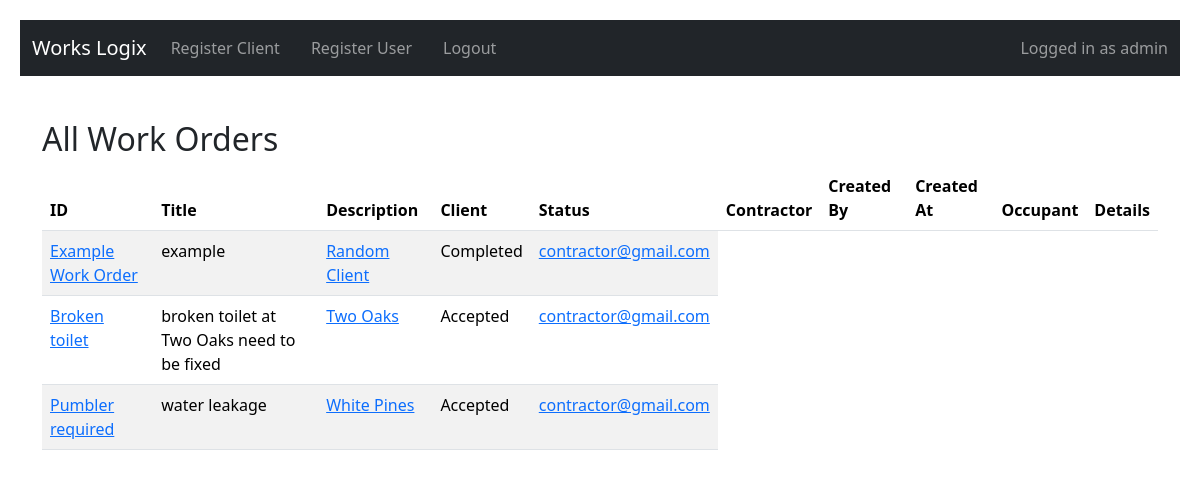
/work-orders (signed in), run on the app's committed database.
### app/models.py (models this page shows, shortened)
class User(UserMixin, db.Model):
    id = db.Column(db.Integer, primary_key=True)
    username = db.Column(db.String(64), nullable=False)
    email = db.Column(db.String(120), unique=True, nullable=False)
    password_hash = db.Column(db.String(128), nullable=False)
    role = db.Column(SQLAlchemyEnum(UserRole), nullable=False)

class WorkOrder(db.Model):
    id = db.Column(db.Integer, primary_key=True)
    title = db.Column(db.String(100), nullable=False)
    description = db.Column(db.Text, nullable=False)
    status = db.Column(SQLAlchemyEnum(WorkOrderStatus), default=WorkOrderStatus.OPEN, nullable=False)
    created_by = db.Column(db.String(100), nullable=False)
    status = db.Column(db.String(20), default='Open')
    created_at = db.Column(db.DateTime, default=datetime.utcnow)
    client_id = db.Column(db.Integer, db.ForeignKey('client.id'))
    contractor_id = db.Column(db.Integer, db.ForeignKey('user.id'), nullable=True)
    contractor = db.relationship("User", backref="accepted_work_orders")
    rejected_by = db.Column(db.Integer, nullable=True)
    completion_photo = db.Column(db.String(200), nullable=True)
    occupant_apartment = db.Column(db.String(120))
    occupant_contact = db.Column(db.String(120))
    client = db.relationship('Client', backref='work_orders')
    contractor = db.relationship('User', foreign_keys=[contractor_id])

class Client(db.Model):
    id = db.Column(db.Integer, primary_key=True)
    name = db.Column(db.String(100), nullable=False)
    address = db.Column(db.String(200), nullable=False)
    registration_number = db.Column(db.String(50), nullable=False)
    year_built = db.Column(db.Integer, nullable=False)
    number_of_units = db.Column(db.Integer, nullable=False)

### app/routes.py (the view)
@routes_bp.route('/work-orders')
@login_required
def work_orders():
    if current_user.role not in [UserRole.MANAGER, UserRole.ADMIN]:
        abort(403)
    orders = WorkOrder.query.order_by(WorkOrder.created_at.desc()).all()
    return render_template('partials/work_orders.html', orders=orders)

### app/__init__.py (called while the page is built)
@login_manager.user_loader
def load_user(user_id):
    return User.query.get(int(user_id))

def create_app():
    app = Flask(__name__)
    app.config.from_object(Config)
    db.init_app(app)
    login_manager.init_app(app)
    Migrate(app, db)
    from app.routes import routes_bp
    from app.auth import auth_bp
    app.register_blueprint(routes_bp)
    app.register_blueprint(auth_bp)
    @app.context_processor
    def inject_roles():
        return {
            'ROLE_ADMIN': UserRole.ADMIN.value,
            'ROLE_MANAGER': UserRole.MANAGER.value,
            'ROLE_CONTRACTOR': UserRole.CONTRACTOR.value
        }
    @app.context_processor
    def inject_roles():
        return {
            'ROLE_ADMIN': UserRole.ADMIN.value,
            'ROLE_MANAGER': UserRole.MANAGER.value,
            'ROLE_CONTRACTOR': UserRole.CONTRACTOR.value
        }
    return app

### app/templates/partials/work_orders.html
{% extends 'base.html' %}
{% block content %}
<h2>All Work Orders</h2>
<table class="table table-striped">
  <thead>
    <tr>
      <th>ID</th>
      <th>Title</th>
      <th>Description</th>
      <th>Client</th>
      <th>Status</th>
      <th>Contractor</th>
      <th>Created By</th>
      <th>Created At</th>
      <th>Occupant</th>
      <th>Details</th>
    </tr>
  </thead>
  <tbody>
    {% for order in orders %}
      <tr>
        <td><a href="{{ url_for('routes.work_order_detail', order_id=order.id) }}">{{ order.title }}</a></td>
        <td>{{ order.description }}</td>
        <td>
          <a href="{{ url_for('routes.client_detail', client_id=order.client.id) }}">
            {{ order.client.name }}
          </a>
        </td>
        <td>{{ order.status }}</td>
        <td>
          {% if order.contractor %}
            <a href="{{ url_for('routes.contractor_detail', contractor_id=order.contractor.id) }}">
              {{ order.contractor.email }}
            </a>
          {% else %}
            <em>Unassigned</em>
          {% endif %}
        </td>
      </tr>
    {% endfor %}
  </tbody>
</table>
{% endblock %}

### app/templates/base.html (shortened to what this page needs)
<!DOCTYPE html>
<html lang="en">
<head>
  <link rel="stylesheet" href="{{ url_for('static', filename='css/style.css') }}">
  <link href="https://cdn.jsdelivr.net/npm/bootstrap@5.3.3/dist/css/bootstrap.min.css" rel="stylesheet">
</head>
<body>
  <nav class="navbar navbar-expand-lg navbar-dark bg-dark">
    <div class="container-fluid">
      <a class="navbar-brand" href="{{ url_for('routes.home') }}">Works Logix</a>
      <div class="collapse navbar-collapse" id="navbarNav">
        <ul class="navbar-nav me-auto mb-2 mb-lg-0">
          {% if current_user.is_authenticated %}
          {% if current_user.role.value == ROLE_ADMIN %}
              <li class="nav-item">
                <a class="nav-link" href="{{ url_for('routes.register_client') }}">Register Client</a>
              </li>
              <li class="nav-item">
                <a class="nav-link" href="{{ url_for('auth.register') }}">Register User</a>
              </li>
              {% elif current_user.role.value == ROLE_CONTRACTOR %}
              <li class="nav-item">
                <a class="nav-link" href="{{ url_for('routes.contractor_work_orders') }}">View Work Orders</a>
              </li>
            {% endif %}
          {% endif %}
          {% if current_user.is_authenticated %}
            <li class="nav-item">
              <a class="nav-link" href="{{ url_for('auth.logout') }}">Logout</a>
            </li>
          {% endif %}
        </ul>
        {% if current_user.is_authenticated %}
          <span class="navbar-text ms-auto">
            Logged in as {{ current_user.username }}
          </span>
        {% endif %}
      </div>
    </div>
  </nav>
  {% if current_user.is_authenticated %}
  <p class="text-end text-white me-3">Logged in as {{ current_user.username }} ({{ current_user.role }})</p>
  {% endif %}
  <div class="container">
    {% block content %}{% endblock %}
  </div>
</body>
</html>

### app/static/css/style.css (style rules this page uses)
body { font-family: Arial, sans-serif; padding: 20px; background-color: #f6f6f6; }
nav a { margin-right: 15px; text-decoration: none; }
.container { margin-top: 20px; }

### data on the page
User: username "admin"
WorkOrder: title "Example Work Order", description "example", client.name "Random Client", status "Completed", contractor.email "contractor@gmail.com"
WorkOrder: title "Broken toilet", description "broken toilet at Two Oaks need to be fixed", client.name "Two Oaks", status "Accepted", contractor.email "contractor@gmail.com"
WorkOrder: title "Pumbler required", description "water leakage", client.name "White Pines", status "Accepted", contractor.email "contractor@gmail.com"
